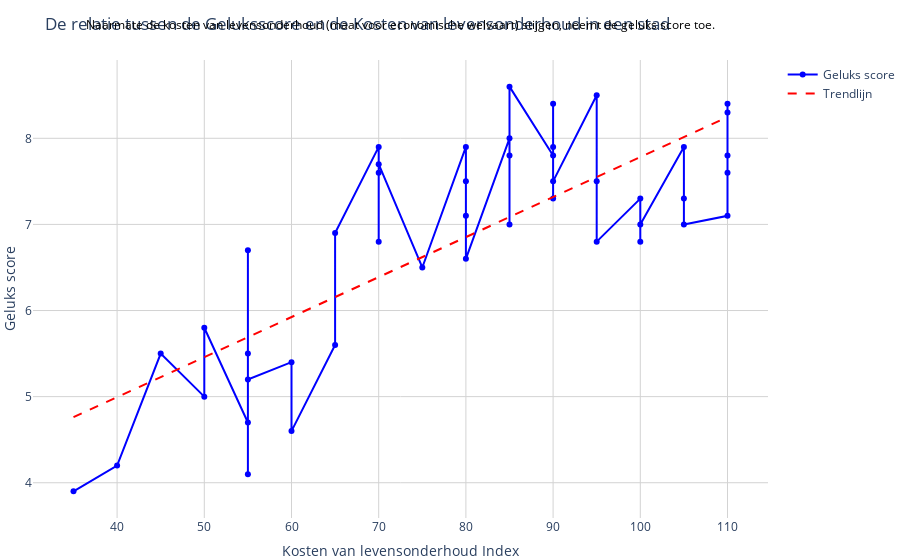

Notebook source saved alongside this figure:
### Markdown cell above
Kosten van levensonderhoud verwijzen naar de uitgaven die nodig zijn om te voorzien in de basisbehoeften van de inwoners van een stad (Nibud, 2024). Steden met hogere kosten van levensonderhoud hebben over het algemeen een sterkere economie en hogere salarissen (Workwide, z.d.). Volgens Veenhoven (2011) zijn rijkere landen gelukkiger. Door een analyse van het onderstaande lijndiagram, waarbij de x-as de kosten van levensonderhoud index weergeeft (die aangeeft hoe duur het is om in een stad te leven in vergelijking met een referentiestad) en de y-as de geluksscore, kunnen we onderzoeken of een sterkere economie gepaard gaat met een hogere geluksscore.

### Code cell
data_filtered = final_data[['Cost_of_Living_Index', 'Happiness_Score']].drop_duplicates()
data_filtered = data_filtered[data_filtered['Cost_of_Living_Index'] <= 110] 
data_filtered = data_filtered.sort_values(by='Cost_of_Living_Index')

X = data_filtered['Cost_of_Living_Index'].values.reshape(-1, 1)
y = data_filtered['Happiness_Score'].values

model = LinearRegression()
model.fit(X, y)
trendline = model.predict(X)


fig = go.Figure()

fig.update_layout(
    annotations=[
        dict(
            x=0.5,
            y=1.1,
            xref='paper',
            yref='paper',
            text="Naarmate de kosten van levensonderhoud (maat voor economische welvaart) stijgen, neemt de geluks score toe.",
            showarrow=False,
            font=dict(
                size=12,
                color="black"
            )
        )
    ]
)

fig.add_trace(go.Scatter(x=data_filtered['Cost_of_Living_Index'], y=data_filtered['Happiness_Score'],
                         mode='lines+markers',
                         line=dict(color='blue'),
                         name='Geluks score'))


fig.add_trace(go.Scatter(x=data_filtered['Cost_of_Living_Index'], y=trendline,
                         mode='lines',
                         line=dict(color='red', dash='dash'),
                         name='Trendlijn'))

fig.update_layout(
    title='De relatie tussen de Geluksscore en de Kosten van levensonderhoud in een stad',
    xaxis_title='Kosten van levensonderhoud Index',
    yaxis_title='Geluks score',
    xaxis=dict(showgrid=True, zeroline=False, gridcolor='LightGrey'), 
    yaxis=dict(showgrid=True, zeroline=False, gridcolor='LightGrey'),
    plot_bgcolor='white',
    margin=dict(l=0, r=0, t=60, b=0)
)


fig.show()

correlation = final_data['Cost_of_Living_Index'].corr(final_data['Happiness_Score'])
print("Correlatiecoëfficiënt tussen de geluksscore en de kosten van levensonderhoud index:", correlation)

### Figure 1 — Plotly figure (JSON) as saved in the notebook; plotly's stock layout.template omitted (floating-point values rounded to 4 significant figures)
{"data": [{"line": {"color": "blue"}, "mode": "lines+markers", "name": "Geluks score", "type": "scatter", "x": [35, 40, 45, 50, 50, 55, 55, 55, 55, 55, 60, 60, 65, 65, 70, 70, 70, 70, 75, 80, 80, 80, 80, 85, 85, 85, 85, 90, 90, 90, 90, 90, 95, 95, 95, 100, 100, 100, 105, 105, 105, 110, 110, 110, 110, 110], "y": [3.9, 4.2, 5.5, 5, 5.8, 4.7, 4.1, 6.7, 5.5, 5.2, 5.4, 4.6, 5.6, 6.9, 7.9, 7.6, 6.8, 7.7, 6.5, 7.9, 7.1, 7.5, 6.6, 8, 7.8, 7, 8.6, 7.8, 7.3, 7.9, 8.4, 7.5, 8.5, 7.5, 6.8, 7.3, 6.8, 7, 7.9, 7.3, 7, 7.1, 7.6, 8.3, 7.8, 8.4]}, {"line": {"color": "red", "dash": "dash"}, "mode": "lines", "name": "Trendlijn", "type": "scatter", "x": [35, 40, 45, 50, 50, 55, 55, 55, 55, 55, 60, 60, 65, 65, 70, 70, 70, 70, 75, 80, 80, 80, 80, 85, 85, 85, 85, 90, 90, 90, 90, 90, 95, 95, 95, 100, 100, 100, 105, 105, 105, 110, 110, 110, 110, 110], "y": [4.762, 4.995, 5.227, 5.459, 5.459, 5.691, 5.691, 5.691, 5.691, 5.691, 5.924, 5.924, 6.156, 6.156, 6.388, 6.388, 6.388, 6.388, 6.621, 6.853, 6.853, 6.853, 6.853, 7.085, 7.085, 7.085, 7.085, 7.317, 7.317, 7.317, 7.317, 7.317, 7.55, 7.55, 7.55, 7.782, 7.782, 7.782, 8.014, 8.014, 8.014, 8.246, 8.246, 8.246, 8.246, 8.246]}], "layout": {"annotations": [{"font": {"color": "black", "size": 12}, "showarrow": false, "text": "Naarmate de kosten van levensonderhoud (maat voor economische welvaart) stijgen, neemt de geluks score toe.", "x": 0.5, "xref": "paper", "y": 1.1, "yref": "paper"}], "autosize": true, "margin": {"b": 0, "l": 0, "r": 0, "t": 60}, "plot_bgcolor": "white", "title": {"text": "De relatie tussen de Geluksscore en de Kosten van levensonderhoud in een stad"}, "xaxis": {"autorange": true, "gridcolor": "LightGrey", "range": [30.45, 114.5], "showgrid": true, "title": {"text": "Kosten van levensonderhoud Index"}, "type": "linear", "zeroline": false}, "yaxis": {"autorange": true, "gridcolor": "LightGrey", "range": [3.552, 8.948], "showgrid": true, "title": {"text": "Geluks score"}, "type": "linear", "zeroline": false}}}
